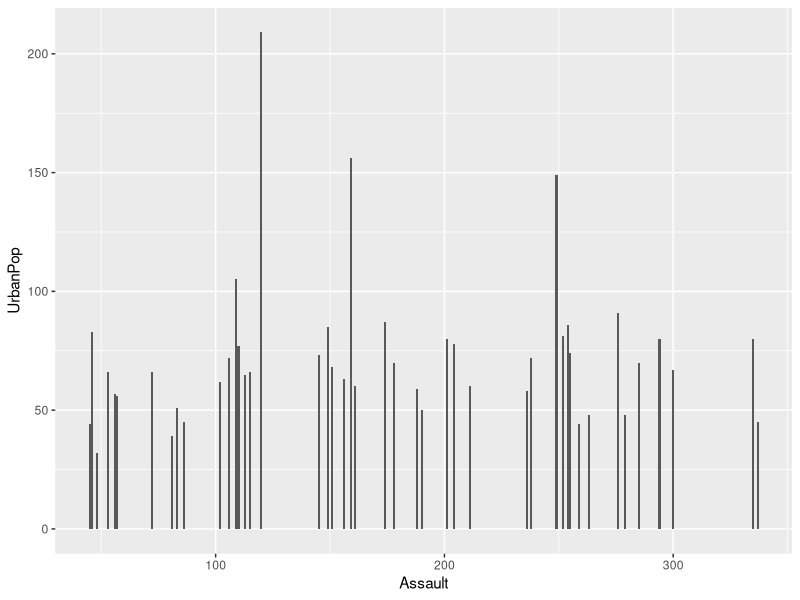

This chart was generated by the following R code:
## ---- chunk 1
knitr::opts_chunk$set(echo = TRUE)
## ---- chunk 2
data <- datasets::USArrests
str(data)
library(ggplot2)
data$Assault <- as.numeric(data$Assault)
data$UrbanPop <- as.numeric(data$UrbanPop)
g <- ggplot(
  data = data, 
  mapping = aes(x = Assault, y = UrbanPop)
)
g <- g + geom_col()
g
